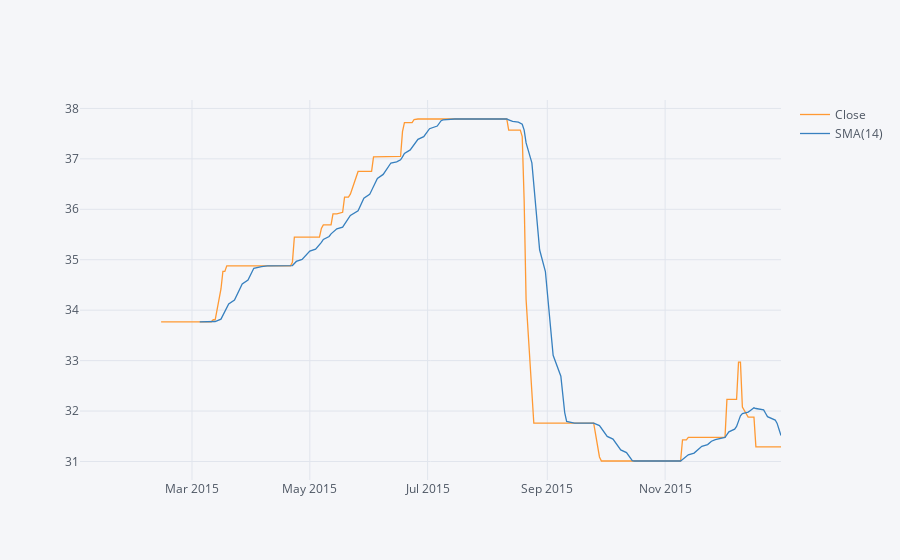

Notebook source saved alongside this figure:
### Markdown cell above
** Use .ta_plot(study='sma') to create a Simple Moving Averages plot of Morgan Stanley for the year 2015.**

### Code cell
bank_stocks['MS']['Close'].loc['2015-01-01':'2016-01-01'].rolling(window=30).min().ta_plot(study='sma')

### Figure 1 — Plotly figure (JSON) as saved in the notebook; plotly's stock layout.template omitted (floating-point values rounded to 4 significant figures; data arrays with more than 128 entries replaced by an {"elided": "..."} marker saying what was removed)
{"data": [{"line": {"color": "rgba(255, 153, 51, 1.0)", "dash": "solid", "shape": "linear", "width": 1.3}, "mode": "lines", "name": "Close", "text": "", "type": "scatter", "x": {"elided": "252 str values"}, "y": {"elided": "252 mixed values"}}, {"line": {"color": "rgba(55, 128, 191, 1.0)", "dash": "solid", "shape": "linear", "width": 1.3}, "mode": "lines", "name": "SMA(14)", "text": "", "type": "scatter", "x": {"elided": "252 str values"}, "y": {"elided": "252 mixed values"}}], "layout": {"legend": {"bgcolor": "#F5F6F9", "font": {"color": "#4D5663"}}, "paper_bgcolor": "#F5F6F9", "plot_bgcolor": "#F5F6F9", "title": {"font": {"color": "#4D5663"}}, "xaxis": {"gridcolor": "#E1E5ED", "showgrid": true, "tickfont": {"color": "#4D5663"}, "title": {"font": {"color": "#4D5663"}, "text": ""}, "zerolinecolor": "#E1E5ED"}, "yaxis": {"gridcolor": "#E1E5ED", "showgrid": true, "tickfont": {"color": "#4D5663"}, "title": {"font": {"color": "#4D5663"}, "text": ""}, "zerolinecolor": "#E1E5ED"}}}
